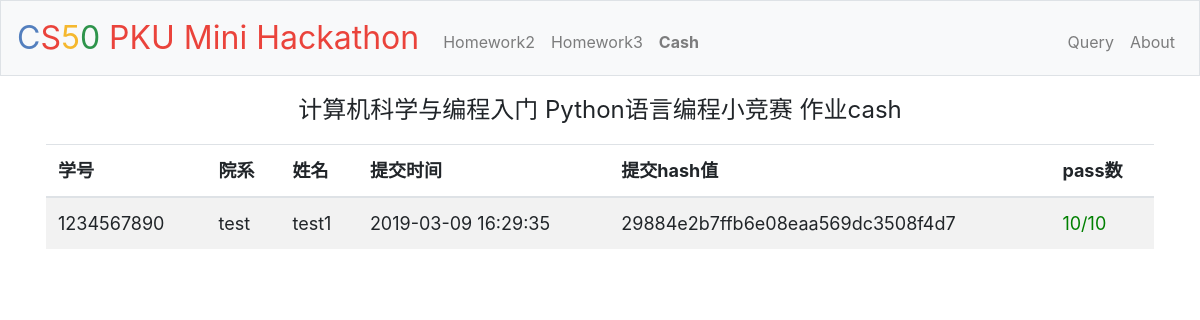
Page /homework4/cash on the committed database.
### tables this page shows
CREATE TABLE "submit" (
	"id"	INTEGER NOT NULL PRIMARY KEY AUTOINCREMENT UNIQUE,
	"stuid"	INTEGER NOT NULL,
	"name"	TEXT,
	"work"	INTEGER NOT NULL,
	"time"	TIMESTAMP NOT NULL DEFAULT current_timestamp,
	"exe_time"	REAL,
	"hash"	TEXT NOT NULL,
	"status"	INTEGER NOT NULL,
	"correct_num"	INTEGER
);

### application.py (the view)
@app.route("/homework4/<name>")
def homework4(name):
    dic={"hello":41,"mario":42,"cash":43,"credit":44}
    work = dic.get(name)
    if not work:
        return '<h1>Unknown homework</h1>', 400
    session["status"]=name[0].upper()+name[1:]
    app.logger.info(request.remote_addr+" "+get_time()+" GET /homework4/"+name)
    rows = db.execute("SELECT stuid,name,time,hash,correct_num FROM submit where status=0 AND work=:work GROUP BY stuid HAVING MAX(time) ORDER BY correct_num DESC, time ASC", work=work)
    result=[]
    for res in rows:
        stuid=str(res["stuid"])
        colloge=colloge_list.get(stuid)
        if not colloge:
            colloge="Unknown"
        tmp=[stuid,colloge, res["name"], res["time"], res["hash"], res["correct_num"]]
        result.append(tmp)
    return render_template("homework4.html", result=result, pass_num=pass_num.get(work), name=name)

### application.py (called while the page is built)
@app.after_request
def after_request(response):
    return response

def get_time():
    i = datetime.datetime.now()
    return "{}/{}/{} {}:{}:{}".format(i.year, i.month, i.day, i.hour, i.minute, i.second)

### templates/homework4.html (shortened to what this page needs)
{% extends "layout.html" %}
{% block main %}
    <div style="font-size:x-large">
        <p>
            计算机科学与编程入门 Python语言编程小竞赛 作业{{name}}
        </p>
    </div>
    <table class="table table-striped">
        <thead>
            <tr>
                <th>学号</th>
                <th>院系</th>
                <th>姓名</th>
                <th>提交时间</th>
                <th>提交hash值</th>
                <th>pass数</th>
            </tr>
        </thead>
        <tbody>
            {% for r in result %}
                <tr>
                    <td>{{r[0]}}</td>
                    <td>{{r[1]}}</td>
                    <td>{{r[2]}}</td>
                    <td>{{r[3]}}</td>
                    <td>{{r[4]}}</td>
                    {% if r[5] == pass_num %}
                        <td><font color="green">{{r[5]}}/{{pass_num}}</font></td>
                    {% else %}
                        <td><font color="red">{{r[5]}}/{{pass_num}}</font></td>
                    {% endif %}
                </tr>
            {% endfor %}
        </tbody>
    </table>
{% endblock %}

### static/styles.css (style rules this page uses)
main table { text-align: left; font-size: large; }

### rows in the picture
submit: stuid "1234567890", r "test", name "test1", time "2019-03-09 16:29:35", hash "29884e2b7ffb6e08eaa569dc3508f4d7", correct_num "10"

### other values in the picture
{{ session["status"] }} "Cash"
{{ name }} "cash"
